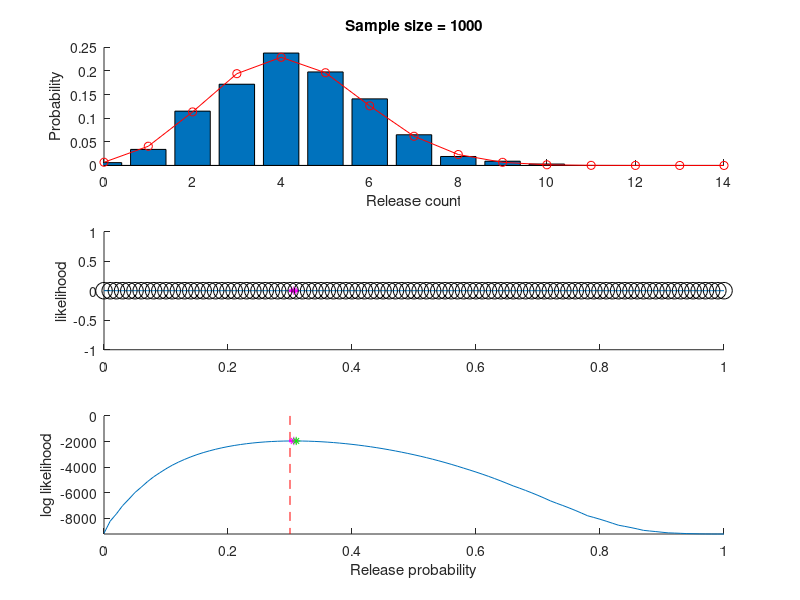

The MATLAB script that drew this image:
%exercise 1
n=10;
prelease=0.2;
k=0:10;
probs = binopdf(k,n,prelease)
%exercise 2
n=14;
k=8;
prob1=binopdf(k,n,0.1)
prob2=binopdf(k,n,0.2)  
prob3=binopdf(k,n,0.3)
prob4=binopdf(k,n,0.4)  
prob5=binopdf(k,n,0.5)
prob6=binopdf(k,n,0.6)  
prob7=binopdf(k,n,0.7)
prob8=binopdf(k,n,0.8)  
prob9=binopdf(k,n,0.9)
prob10=binopdf(k,n,1)  
%prob of 0.1 = 0!!
%most likely 0.6 prob of release (prob=0.2066)

%exercise 3
n1=14;
n2=14;
k1=8;
k2=5;
prelease=0.1
prob1=binopdf(k1,n1,prelease)
prob2=binopdf(k2,n2,prelease)
totalprob=prob1*prob2
totallogprob=log(prob1)+log(prob2)
ps=(0:0.01:1.0)';  
nps=length(ps);
probs=binopdf(repmat([k1 k2], nps, 1),repmat([n1 n2], nps, 1),repmat(ps, 1, 2));
subplot(2,1,1); cla reset; hold on;
ylabel('Likelihood');
likelihoodFcn = prod(probs,2);
plot(ps,likelihoodFcn); 
maxLikelihood=max(likelihoodFcn);
plot(ps(likelihoodFcn==maxLikelihood), maxLikelihood, 'ko');
subplot(2,1,2);cla reset;hold on;
ylabel('Log-likelihood');
logLikelihoodFcn = sum(log(probs),2);
plot(ps, logLikelihoodFcn);
maxLogLikelihood = max(logLikelihoodFcn);
plot(ps(logLikelihoodFcn==maxLogLikelihood), maxLogLikelihood, 'ko');
n=14;
prelease=0.3;
ks=0:n;
ps=0:0.01:1.0;
pdat=zeros(length(ps), 2);
TINY=0.0001;
for sampleSize = round(logspace(0,3,30))
    sCounts = binornd(n,prelease,sampleSize,1);
    subplot(3,1,1); cla reset; hold on;
    title(sprintf('Sample size = %d', sampleSize))
    ylabel('Probability');
    xlabel('Release count');
    xlim([ks(1) ks(end)]);
    sCountHistogram = hist(sCounts, ks);
    bar(ks, sCountHistogram./sum(sCountHistogram));
    plot(ks, binopdf(ks, n, prelease), 'ro-');
     for pp = 1:length(ps)
         probs = binopdf(sCounts, n, ps(pp));
         probs(probs<TINY) = TINY;
         pdat(pp,:) = [prod(probs), sum(log(probs))];
     end
     [phat, pci] = binofit(sum(sCounts),sampleSize*n);
      subplot(3,1,2); cla reset; hold on;
      ylabel('likelihood');
       plot(ps, pdat(:,1));
       maxp = max(pdat(:,1));
       plot(prelease.*[1 1], [0 maxp], 'r--');
       plot(pci, maxp.*[1 1], 'm-', 'LineWidth', 2);
       plot(phat, maxp, 'm*');
       plot(ps(pdat(:,1)==maxp), maxp, 'ko', 'MarkerSize', 12); 
       subplot(3,1,3); cla reset; hold on;
       ylabel('log likelihood');
       xlabel('Release probability');
       axis([0 1 log(TINY)*1000 0]);
       plot(ps, pdat(:,2));
       maxp = max(pdat(:,2));
       plot(prelease.*[1 1], [0 min(pdat(:,2))], 'r--');
       plot(pci, maxp.*[1 1], 'm-', 'LineWidth', 2);
       plot(phat, maxp, 'm*');
       plot(ps(pdat(:,2)==maxp), maxp, 'g*');
       pause(0.1);
end
%exercise 4
counts = [0	0 3 10 19 26 16 16 5 5 0 0 0 0 0]; 
n = length(counts)-1;   
ks = 0:n;               
nks = length(ks);       
ps = (0:0.01:1.0)';     
nps = length(ps);       

probs = binopdf( ...
   repmat(ks, nps, 1), ...    
   n, ...                     
   repmat(ps, 1, nks));       
countsMatrix = repmat(counts, nps, 1);
likelihoodFcn = prod(probs.^countsMatrix,2);
pHat_fromLiklihood = ps(likelihoodFcn==max(likelihoodFcn))
logLikelihoodFcn = sum(log(probs).*countsMatrix,2);
pHat_fromLogLikelihood = ps(logLikelihoodFcn==max(logLikelihoodFcn))
pHat = sum(counts.*ks)/(sum(counts)*n)

%% Exercise 5
n = 14;                       
k = 7;                        
pHat = binofit(k,n)           
pNull = 0.3;                  

1 - binocdf(k-1, n, pNull) 

